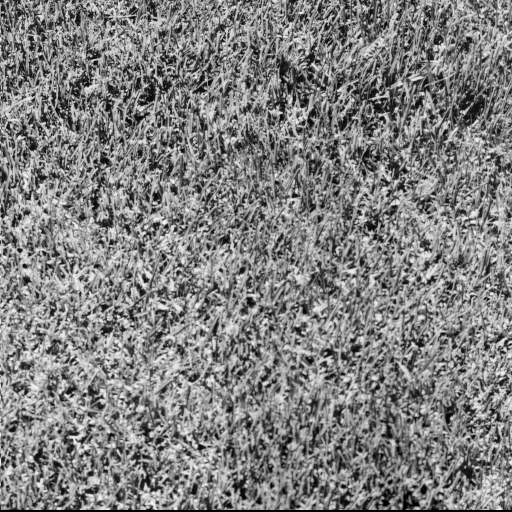
%> input picture grass.tiff, 512 x 512 px
$ octave SLPCDforgrass.m   (GNU Octave 9; MATLAB toolbox functions it lacks are replaced by stand-ins)
%> lines starting %> are read from the running program, lines starting %| are printed output that depends on the picture
clear
kappa_grid=0:0.002:2;
Z=imread('grass.tiff');
%> Z is the input picture: size 512x512 uint8; min 0, max 247, mean 128.7
Z=im2double(Z);
%> Z: size 512x512 double
Z=Z(1:256,1:256);
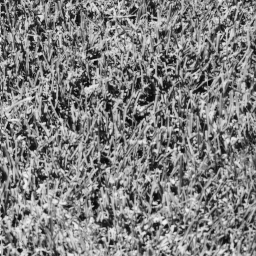
%> Z: size 256x256 double; min 0.0157, max 0.969, mean 0.501
observation=Z;
m=512/2;n=512/2;
N=[m,n];
q=2;
%chess=zeros(m,n);
%chess=conschess(chess);
G_start=q;
%% priors and starting points
mu_0=mean(mean(observation)); %prior of mean parameter is normal distribution
%> mu_0 = 0.501
mu=normrnd(mu_0,0.2,[1,q]); %starting points
%> mu = [0.256 0.654]
sigma=(unifrnd(0,0.1,[1,q])).^2;
iteration=6000;
burnin=2000;
alpha=1;tau=0.01;
data=observation;
clear('observation');
Z_start=randi(G_start,N);
% pi_start=sample_dirichlet(ones(1,G_start),1);
% pi_start=sample_dirichlet(ones(1,G_start),1);
kappa_start=0.3;
R=max(data(:))-min(data(:));
%> R = 0.953
invp1=0.001;invp2=0.001;
mu_sig=100^2;
%% Chess
threedeye=eye(2);
chess = repmat(threedeye,N/2);
kappa_upper=4;
Zshell=Z;
Zshell(:)=1:m*n;
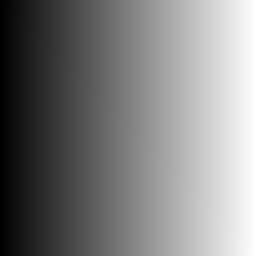
%> Zshell: size 256x256 double; min 1, max 65536, mean 32768.5; drawn with min black and max white

%% (1 item)
%> (the run ends here)
